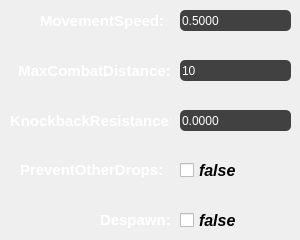
   <widget class="QWidget" name="adw_settings">
    <attribute name="title">
     <string>Расширенные настройки</string>
    </attribute>
    <widget class="QLabel" name="MoveSpeed">
     <property name="geometry">
      <rect>
       <x>40</x>
       <y>10</y>
       <width>131</width>
       <height>21</height>
      </rect>
     </property>
     <property name="font">
      <font>
       <pointsize>11</pointsize>
       <weight>75</weight>
       <bold>true</bold>
      </font>
     </property>
     <property name="styleSheet">
      <string notr="true">color: #ffffff</string>
     </property>
     <property name="text">
      <string>MovementSpeed:</string>
     </property>
    </widget>
    <widget class="QLabel" name="MCDist">
     <property name="geometry">
      <rect>
       <x>10</x>
       <y>60</y>
       <width>161</width>
       <height>21</height>
      </rect>
     </property>
     <property name="font">
      <font>
       <pointsize>11</pointsize>
       <weight>75</weight>
       <bold>true</bold>
      </font>
     </property>
     <property name="styleSheet">
      <string notr="true">color: #ffffff</string>
     </property>
     <property name="text">
      <string>  MaxCombatDistance: </string>
     </property>
    </widget>
    <widget class="QLabel" name="KBResist">
     <property name="geometry">
      <rect>
       <x>10</x>
       <y>110</y>
       <width>161</width>
       <height>21</height>
      </rect>
     </property>
     <property name="font">
      <font>
       <pointsize>11</pointsize>
       <weight>75</weight>
       <bold>true</bold>
      </font>
     </property>
     <property name="styleSheet">
      <string notr="true">color: #ffffff</string>
     </property>
     <property name="text">
      <string>KnockbackResistance:</string>
     </property>
    </widget>
    <widget class="QLabel" name="Despawn">
     <property name="geometry">
      <rect>
       <x>100</x>
       <y>210</y>
       <width>71</width>
       <height>20</height>
      </rect>
     </property>
     <property name="font">
      <font>
       <pointsize>11</pointsize>
       <weight>75</weight>
       <bold>true</bold>
      </font>
     </property>
     <property name="styleSheet">
      <string notr="true">color: #ffffff</string>
     </property>
     <property name="text">
      <string>Despawn:</string>
     </property>
    </widget>
    <widget class="QDoubleSpinBox" name="MoveSpeed_2">
     <property name="geometry">
      <rect>
       <x>180</x>
       <y>10</y>
       <width>111</width>
       <height>21</height>
      </rect>
     </property>
     <property name="font">
      <font>
       <pointsize>9</pointsize>
      </font>
     </property>
     <property name="styleSheet">
      <string notr="true">color: #ffffff;
background: #414141;
border-radius: 5px;</string>
     </property>
     <property name="buttonSymbols">
      <enum>QAbstractSpinBox::NoButtons</enum>
     </property>
     <property name="decimals">
      <number>4</number>
     </property>
     <property name="minimum">
      <double>0.500000000000000</double>
     </property>
     <property name="maximum">
      <double>1000.000000000000000</double>
     </property>
     <property name="stepType">
      <enum>QAbstractSpinBox::DefaultStepType</enum>
     </property>
     <property name="value">
      <double>0.500000000000000</double>
     </property>
    </widget>
    <widget class="QSpinBox" name="MCDist_2">
     <property name="geometry">
      <rect>
       <x>180</x>
       <y>60</y>
       <width>111</width>
       <height>21</height>
      </rect>
     </property>
     <property name="styleSheet">
      <string notr="true">color: #ffffff;
background: #414141;
border-radius: 5px;</string>
     </property>
     <property name="buttonSymbols">
      <enum>QAbstractSpinBox::NoButtons</enum>
     </property>
     <property name="maximum">
      <number>1000</number>
     </property>
     <property name="value">
      <number>10</number>
     </property>
    </widget>
    <widget class="QDoubleSpinBox" name="KBResist_2">
     <property name="geometry">
      <rect>
       <x>180</x>
       <y>110</y>
       <width>111</width>
       <height>21</height>
      </rect>
     </property>
     <property name="styleSheet">
      <string notr="true">color: #ffffff;
background: #414141;
border-radius: 5px;</string>
     </property>
     <property name="buttonSymbols">
      <enum>QAbstractSpinBox::NoButtons</enum>
     </property>
     <property name="decimals">
      <number>4</number>
     </property>
     <property name="maximum">
      <double>1000.000000000000000</double>
     </property>
    </widget>
    <widget class="QLabel" name="PODrop">
     <property name="geometry">
      <rect>
       <x>20</x>
       <y>160</y>
       <width>151</width>
       <height>20</height>
      </rect>
     </property>
     <property name="font">
      <font>
       <pointsize>11</pointsize>
       <weight>75</weight>
       <bold>true</bold>
      </font>
     </property>
     <property name="styleSheet">
      <string notr="true">color: #ffffff</string>
     </property>
     <property name="text">
      <string>PreventOtherDrops:</string>
     </property>
    </widget>
    <widget class="QCheckBox" name="Despawn_2">
     <property name="geometry">
      <rect>
       <x>180</x>
       <y>210</y>
       <width>111</width>
       <height>21</height>
      </rect>
     </property>
     <property name="font">
      <font>
       <pointsize>12</pointsize>
       <weight>75</weight>
       <italic>true</italic>
       <bold>true</bold>
      </font>
     </property>
     <property name="text">
      <string>false</string>
     </property>
    </widget>
    <widget class="QCheckBox" name="PODrop_2">
     <property name="geometry">
      <rect>
       <x>180</x>
       <y>160</y>
       <width>111</width>
       <height>21</height>
      </rect>
     </property>
     <property name="font">
      <font>
       <pointsize>12</pointsize>
       <weight>75</weight>
       <italic>true</italic>
       <bold>true</bold>
      </font>
     </property>
     <property name="text">
      <string>false</string>
     </property>
    </widget>
   </widget>
